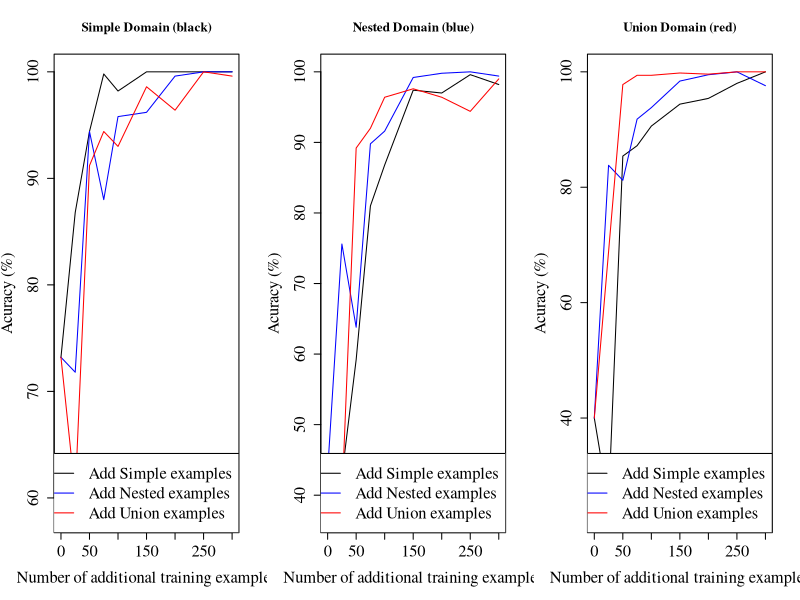

This figure's R source:
# Make plot about artificial data
do_plot <- function(title, y_simple, y_nested, y_union) {
  y_min = min(c(min(y_simple), min(y_nested), min(y_union)))
  x = c(0, 25, 50, 75, 100, 150, 200, 250, 300)
  plot(x, y_simple, col='black', ylim=c(y_min - 2, 100), type='l',
       main=title, 
       xlab='Number of additional training examples',
       ylab='Acuracy (%)',
       cex=1.5, cex.axis=1.5, cex.lab=1.5) 
  lines(x, y_nested, col='blue')
  lines(x, y_union, col='red')
  legend('bottomright', 
         c('Add Simple examples', 'Add Nested examples', 'Add Union examples'),
         col=c('black', 'blue', 'red'), lty=1, cex=1.5)
}
pdf('fig-artificial.pdf', width=12, height=4, pagecentre=T)
par(mfrow=c(1,3), family='serif')

# Eval on Simple
y_simple = c(73.2, 86.8, 94.4, 99.8, 98.2, 100, 100, 100, 100)
y_nested = c(73.2, 71.8, 94.4, 88.0, 95.8, 96.2, 99.6, 100, 100)
y_union = c(73.2, 60.4, 91.2, 94.4, 93.0, 98.6, 96.4, 100, 99.6)
do_plot('Simple Domain (black)', y_simple, y_nested, y_union)

# Eval on Nested
y_simple = c(43.4, 42.8, 59.2, 81.0, 86.8, 97.4, 97.0, 99.6, 98.2)
y_nested = c(43.4, 75.6, 63.8, 89.8, 91.6, 99.2, 99.8, 100, 99.4)
y_union = c(43.4, 39.2, 89.2, 92.0, 96.4, 97.6, 96.4, 94.4, 99.0)
do_plot('Nested Domain (blue)', y_simple, y_nested, y_union)

# Eval on Union
y_simple = c(40.0, 25.2, 85.4, 87.2, 90.6, 94.4, 95.4, 98.0, 100)
y_nested = c(40.0, 83.8, 81.2, 91.8, 93.8, 98.4, 99.5, 100, 97.6)
y_union = c(40.0, 68.8, 97.8, 99.4, 99.4, 99.8, 99.6, 100, 100)
do_plot('Union Domain (red)', y_simple, y_nested, y_union)

dev.off()
